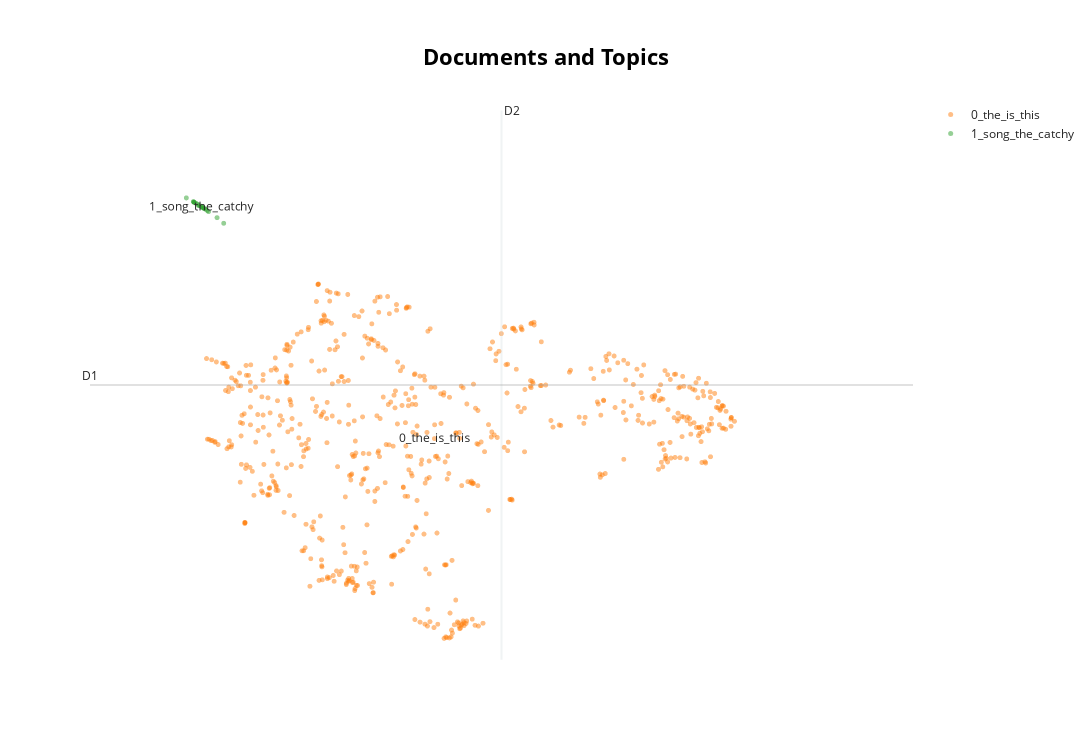
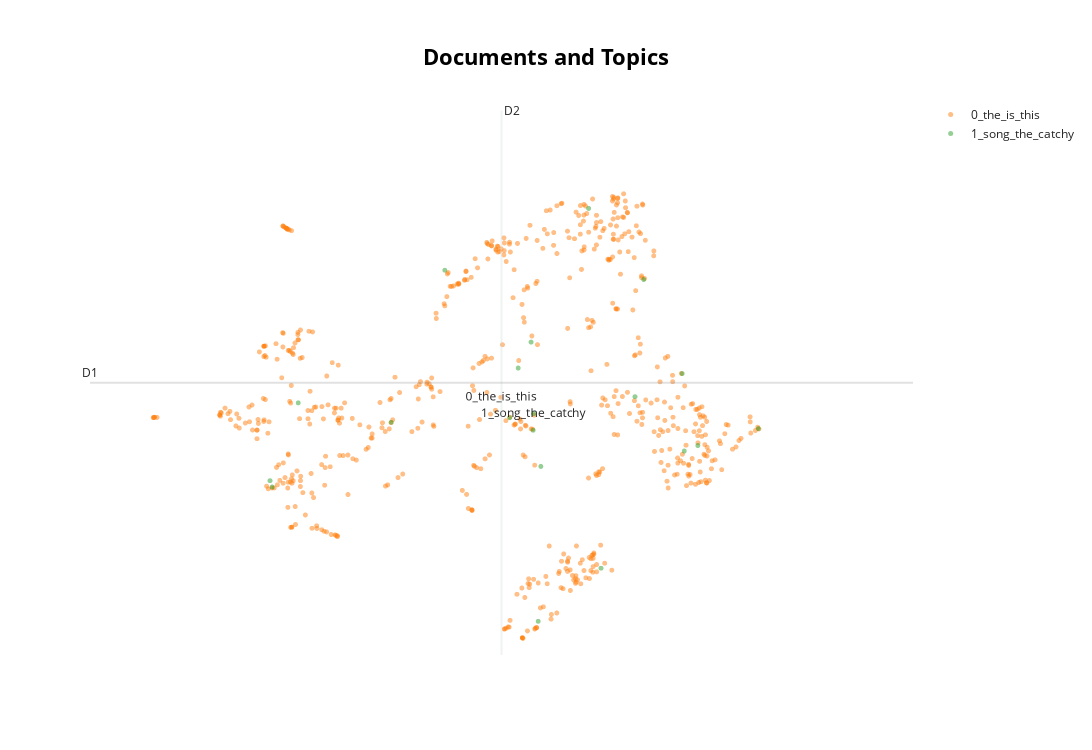

Notebook code cell kept with these figures, in order:
### Code cell
dfs1 = {
    'trump_gaza_1000.csv': dfs['../datasets/youtube-comments\\trump_gaza_1000.csv'], 
    'JH_new_wars_1000': dfs['../datasets/youtube-comments\\JH_new_wars_1000.csv'],
    'jack_vs_calley_1000': dfs['../datasets/youtube-comments\\jack_vs_calley_1000.csv']
    }
for df_name, df in dfs1.items():
    print(f"Processing {df_name}...")
    topics, probs = bertopic_model.transform(df['cleaned_text'].tolist())
    fig = bertopic_model.visualize_documents(docs=df['cleaned_text'].tolist(), topics=topics, custom_labels=df['text'].tolist())
    fig.show()

### Figure 1 — Plotly figure (JSON) as saved in the notebook; plotly's stock layout.template omitted (floating-point values rounded to 4 significant figures; data arrays with more than 128 entries replaced by an {"elided": "..."} marker saying what was removed)
{"data": [{"hoverinfo": "text", "hovertext": [null], "marker": {"color": "#CFD8DC", "opacity": 0.5, "size": 5}, "mode": "markers+text", "name": "other", "showlegend": false, "type": "scattergl", "x": [NaN], "y": [NaN]}, {"hoverinfo": "text", "hovertext": {"elided": "621 str values"}, "marker": {"opacity": 0.5, "size": 5}, "mode": "markers+text", "name": "0_the_is_this", "text": {"elided": "621 str values"}, "textfont": {"size": 12}, "type": "scattergl", "x": {"elided": "621 float values"}, "y": {"elided": "621 float values"}}, {"hoverinfo": "text", "hovertext": ["here for the song", "the song is catchy.", "i actually kinda like the song its catchy", "it has the same chord progression as the agustus gloop song", "i need this song :d", "this song is so awesome", "i enjoy the melody", "the beat is quite sick ngl", "where can i download the whole song?", "why do american-style rap and music videos always make it hard to distinguish between druggies and rappers alike? i'm really wonder about it.", "i'm besotted with this piece of music. really.", "got to admit, it's a catchy tune", "but why does the song have to be such a bop?", "song low key catchy af", "this is insane! but the music is nice lol", "this was exactly what i needed, thanks!", "we didnt know we needed this song !!!!once long time ago there was one king, than they were many kings , now we only have kongs without balls, than there is trumpy  the king of today kongs without balls", "the song and ad is awesome!", "but, who is the artist of song?", null], "marker": {"opacity": 0.5, "size": 5}, "mode": "markers+text", "name": "1_song_the_catchy", "text": ["", "", "", "", "", "", "", "", "", "", "", "", "", "", "", "", "", "", "", "1_song_the_catchy"], "textfont": {"size": 12}, "type": "scattergl", "x": [8.242, 8.31, 8.284, 8.224, 8.191, 8.2, 8.268, 8.321, 8.187, 8.486, 8.319, 8.34, 8.379, 8.307, 8.255, 8.099, 8.57, 8.197, 8.363, 8.292], "y": [11.95, 11.88, 11.9, 11.97, 12.0, 11.99, 11.92, 11.86, 12.0, 11.67, 11.87, 11.85, 11.8, 11.88, 11.92, 12.08, 11.55, 11.99, 11.82, 11.89]}], "layout": {"annotations": [{"showarrow": false, "text": "D1", "x": 6.884, "y": 8.199, "yshift": 10}, {"showarrow": false, "text": "D2", "x": 12.07, "xshift": 10, "y": 13.89}], "height": 750, "shapes": [{"line": {"color": "#CFD8DC", "width": 2}, "type": "line", "x0": 12.07, "x1": 12.07, "y0": 2.506, "y1": 13.89}, {"line": {"color": "#9E9E9E", "width": 2}, "type": "line", "x0": 6.884, "x1": 17.26, "y0": 8.199, "y1": 8.199}], "title": {"font": {"color": "Black", "size": 22}, "text": "<b>Documents and Topics</b>", "x": 0.5, "xanchor": "center", "yanchor": "top"}, "width": 1200, "xaxis": {"visible": false}, "yaxis": {"visible": false}}}

### Figure 2 — Plotly figure (JSON) as saved in the notebook; plotly's stock layout.template omitted (floating-point values rounded to 4 significant figures; data arrays with more than 128 entries replaced by an {"elided": "..."} marker saying what was removed)
{"data": [{"hoverinfo": "text", "hovertext": [null], "marker": {"color": "#CFD8DC", "opacity": 0.5, "size": 5}, "mode": "markers+text", "name": "other", "showlegend": false, "type": "scattergl", "x": [NaN], "y": [NaN]}, {"hoverinfo": "text", "hovertext": {"elided": "621 str values"}, "marker": {"opacity": 0.5, "size": 5}, "mode": "markers+text", "name": "0_the_is_this", "text": {"elided": "621 str values"}, "textfont": {"size": 12}, "type": "scattergl", "x": {"elided": "621 float values"}, "y": {"elided": "621 float values"}}, {"hoverinfo": "text", "hovertext": ["which great powers behind the proxy wars of democrats vs republicans", "bro says \"it's one left wing propaganda arm versus the other left wing propaganda arm\" -sounds like a beautiful analogy. i have no doubt that to you that is absolutely truesmiling_face_with_open_mouth_&_cold_sweat", "\"gassing his own people\" ... pretty sure he didn't see it that way.", "this strategy was used by us (ciaConfusion for decades and now other countries are joining the trends", "anyone who wants more then his land, which is to be gifted to all individuals,  worldwide, ...the town shared land by everyone:  need more than that is eternal death to you.  no one owns land, gaias body.  no one bosses the other guy. everyone knows real fairness, is the only law.    ...everyone has to live somewhere.  is everyone's right of birth.", "we have a new type of proxy war: a civil proxy war. the u.s has one currently happing. the government has brainwashed it's people with propaganda to side them by making them believe what they want like migrants or illegal migrants, the using religion as to control, promising change in ecconomy, use of intimidation, double moral use of standards, cutting education,etc. they use a little bit of truth, yet lie about everything else to gain credibility. all of this to manipulate to create an war. while this serves as a distraction of all the currupt movement they are doing. and the government is not fighting for this civil proxy war. the far right vs everyone is fighting their war for the governmentd agendas.", "did we skip the part where we learned in wwii america was supplying england and germany with weapons?there are trillions of dollars available for us to either supply or out right fight for any country with a big enough wallet.im looking at you saudi arabia.", "damn dude, i love this topic. well done johnny!", "johny the liar face_with_tears_of_joychina meddles in india, bangladesh, nepal, myanmar taiwan and johnny says china policy is not of proxy wars...johnny must be funded by chinese, so guys be careful dont believe what johnny saysface_with_tears_of_joy", "the whole world know united states of america is the truth proxy to israhell", "the usa did not want to fight russia in ukraine, whether putin did or not although putin did want to fight the us by arming iran, lebanon and the palestinians against israel to draw attention away from the war in ukraine.", "i've been saying it for years; our adversaries have been waging cold war with the us to destabilize the west with cold civil war. sadly it's working, americans hate each other. civil war is not the option, we all are american!", "you are wrong about the ukraine war, do your research first then talk about it.", "thanks for sharing it. victory_hand", "hi brother,  can you comment on ongoing issues in gaza including actions of israel and draw some parallels with ukraine issue.", "supporting the mujahidin didn't turn out to be that cheap considering it backfired and led to the war on terror.", "china is selling ammunition to the dictator of myanmar , so yes china is fueling the civil war there what are you on?", "half of these comments read as ai slop. good job johnny ignore the hate.", "america was created during the revolutionary war as a proxy war between france and england", null], "marker": {"opacity": 0.5, "size": 5}, "mode": "markers+text", "name": "1_song_the_catchy", "text": ["", "", "", "", "", "", "", "", "", "", "", "", "", "", "", "", "", "", "", "1_song_the_catchy"], "textfont": {"size": 12}, "type": "scattergl", "x": [12.11, 8.269, 9.861, 10.15, 11.44, 11.94, 11.33, 6.776, 8.941, 10.05, 10.11, 11.92, 10.9, 7.103, 9.754, 10.02, 10.74, 6.749, 12.87, 10.05], "y": [6.126, 6.596, 7.689, 5.706, 9.475, 6.016, 7.112, 5.29, 9.662, 6.435, 2.581, 7.577, 3.652, 6.987, 6.687, 8.213, 10.91, 5.417, 6.468, 6.768]}], "layout": {"annotations": [{"showarrow": false, "text": "D1", "x": 4.492, "y": 7.393, "yshift": 10}, {"showarrow": false, "text": "D2", "x": 9.652, "xshift": 10, "y": 12.88}], "height": 750, "shapes": [{"line": {"color": "#CFD8DC", "width": 2}, "type": "line", "x0": 9.652, "x1": 9.652, "y0": 1.902, "y1": 12.88}, {"line": {"color": "#9E9E9E", "width": 2}, "type": "line", "x0": 4.492, "x1": 14.81, "y0": 7.393, "y1": 7.393}], "title": {"font": {"color": "Black", "size": 22}, "text": "<b>Documents and Topics</b>", "x": 0.5, "xanchor": "center", "yanchor": "top"}, "width": 1200, "xaxis": {"visible": false}, "yaxis": {"visible": false}}}
